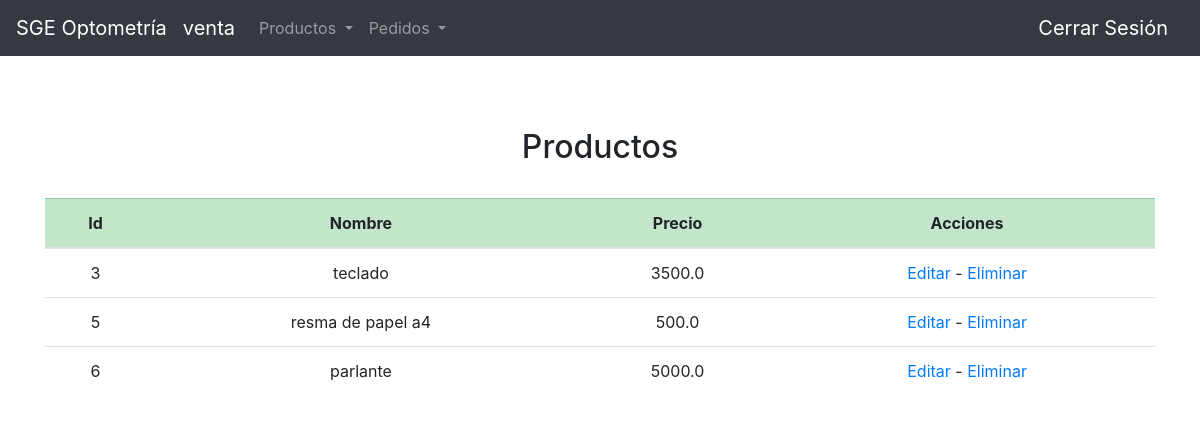
Page /optometria/producto/ (signed in) on the earlier database version.
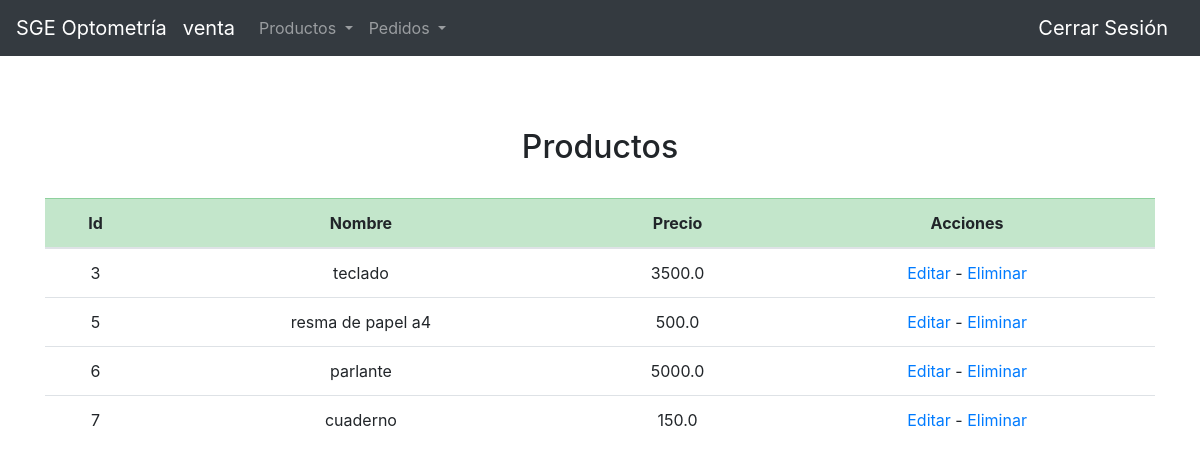
Same page on the later database version.
### optometria/models.py (models this page shows, shortened)
class Producto(models.Model):
    nombre = models.CharField(max_length=32)
    precio = models.FloatField()

### optometria/views.py (the view)
# urls.py: path('producto/', views.ver_producto, name='ver_producto'),
def ver_producto(request):
    if len(Producto.objects.all()) > 0:
        data = Producto.objects.all()
    else:
        data = None
    return render(request, 'optometria/ver_producto.html',{
        'grupo': request.user.rol,
        'data': data,
        })

### optometria/templates/optometria/ver_producto.html (shortened to what this page needs)
{% extends "optometria/new_layout.html" %}
{% block body %}
<br>
{% if data %}
    <h2><center>Productos</center></h2>
    <br>
    <div class="table-responsive">
        <table class="table table-hover">
            <thead>
                <tr class="table-success">
                    <th scope="col"><center>Id</center></th>
                    <th scope="col"><center>Nombre</center></th>
                    <th scope="col"><center>Precio</center></th>
                    <th scope="col"><center>Acciones</center></th>
                </tr>
            </thead>
            <tbody>
            {% for producto in data %}
                <tr>
                    <td><center>{{producto.id}}</center></td>
                    <td><center>{{producto.nombre}}</center></td>
                    <td><center>{{producto.precio}}</center></td>
                    <td><center><a href="{% url 'optometria:editar_producto' producto.id%}">Editar</a>
                    <a> - </a>
                    <a href="{% url 'optometria:eliminar_producto' producto.id%}">Eliminar</a>
                    </center></td>
                    </tr>
            {% endfor %}
            </tbody>
        </table>
    </div>
{% else %}
    <h2><center>No hay productos registrados.</center></h2>
    <br>
{% endif %}
{% endblock %}

Differences in the rows shown:
added Producto: id "7", nombre "cuaderno", precio "150.0"
